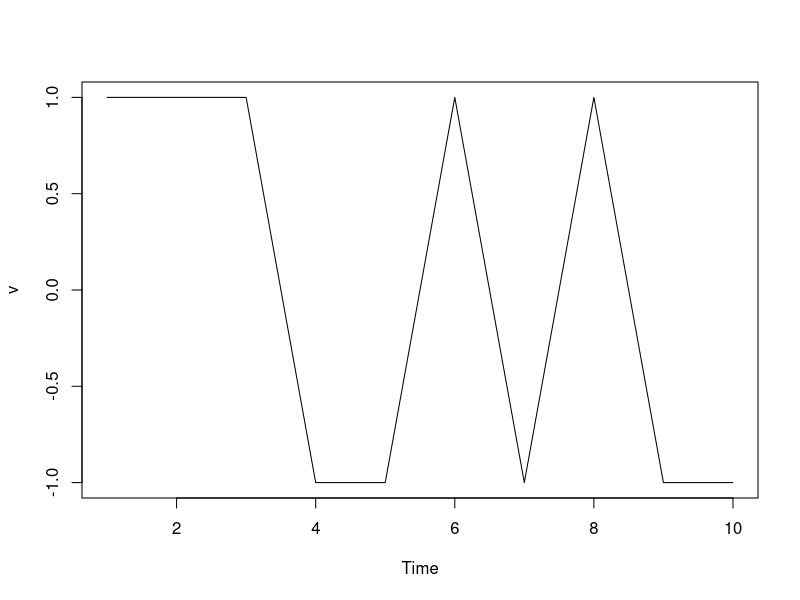
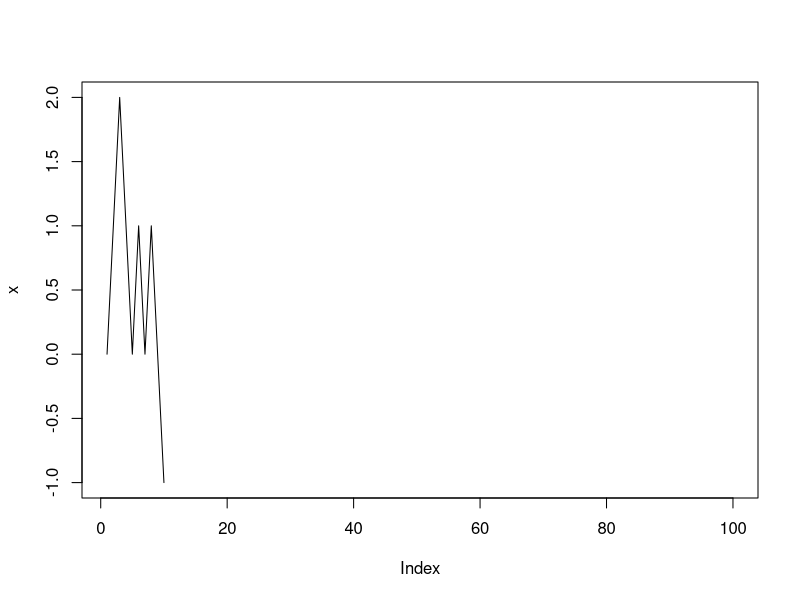
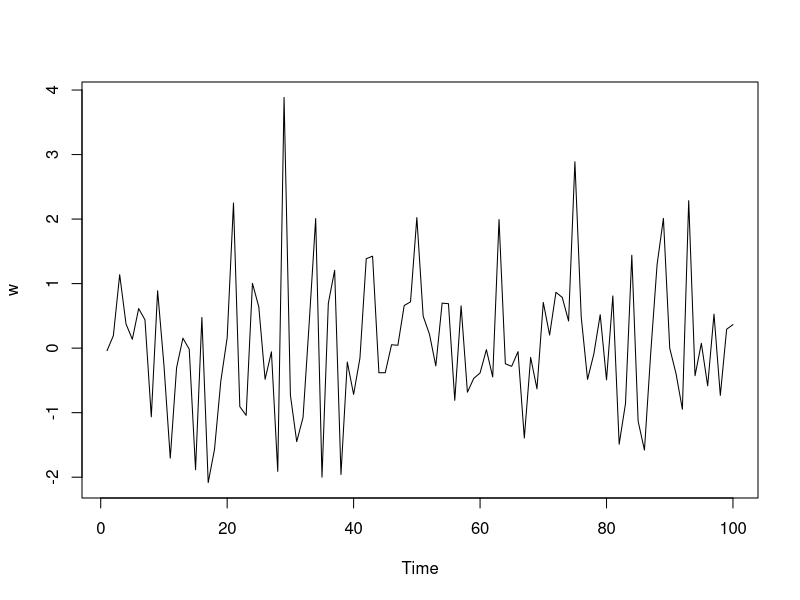
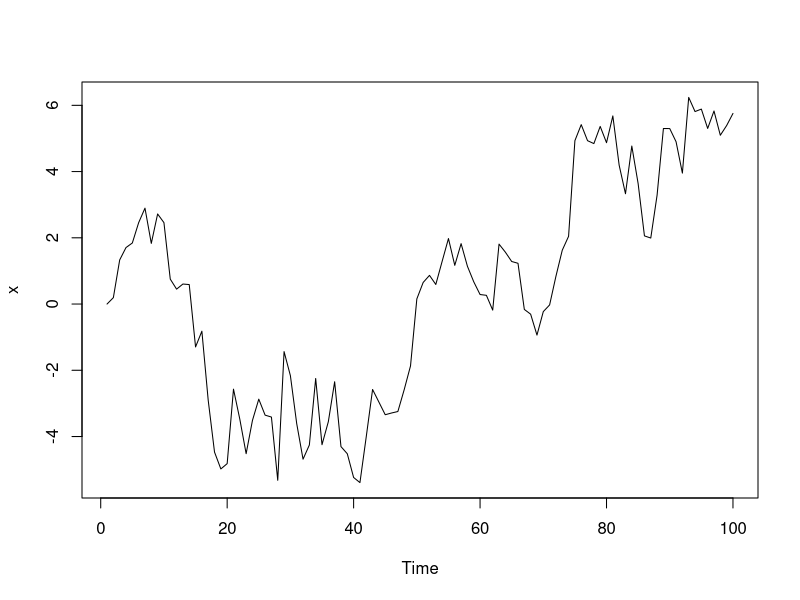
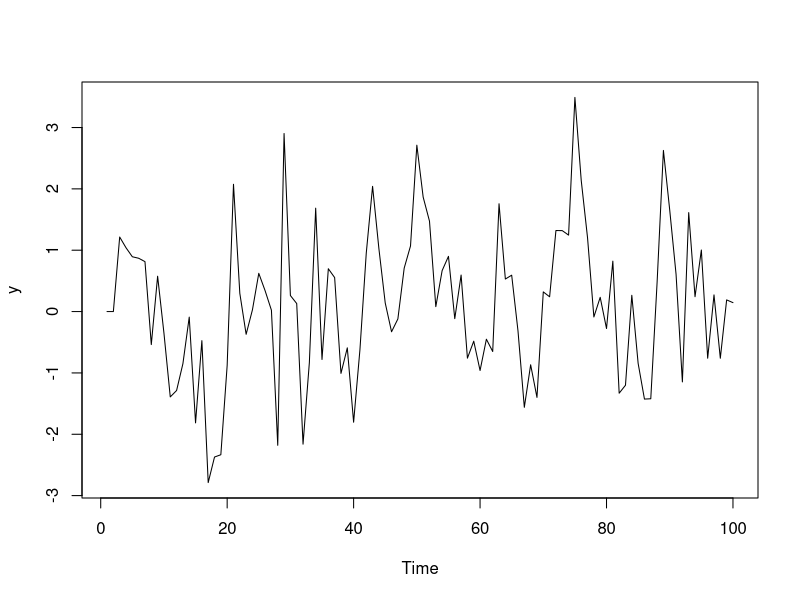
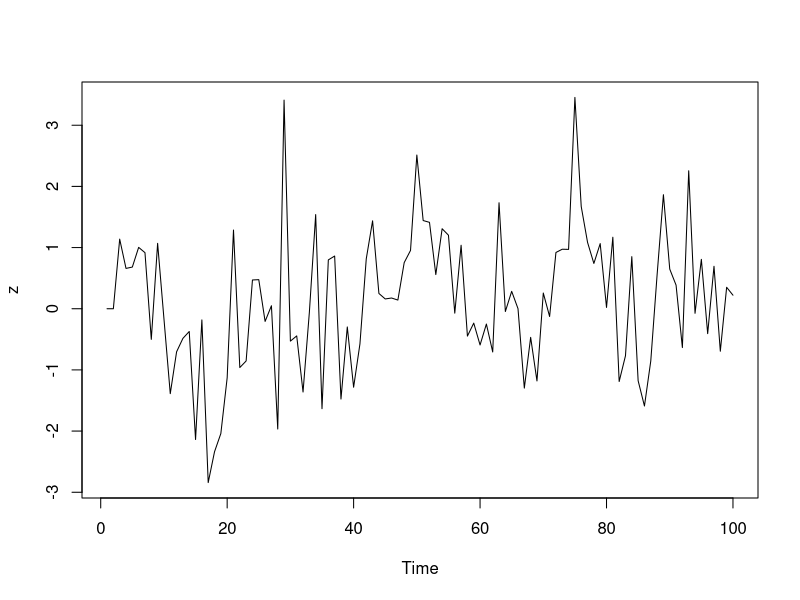
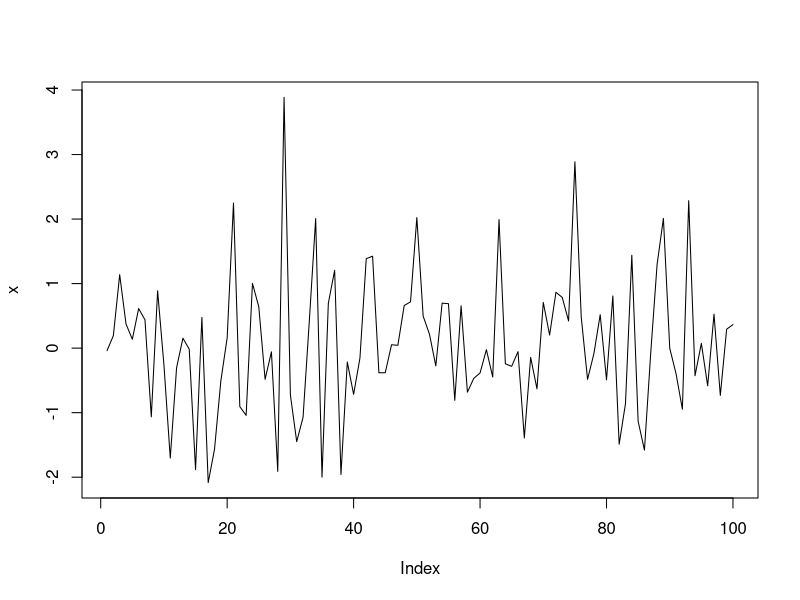
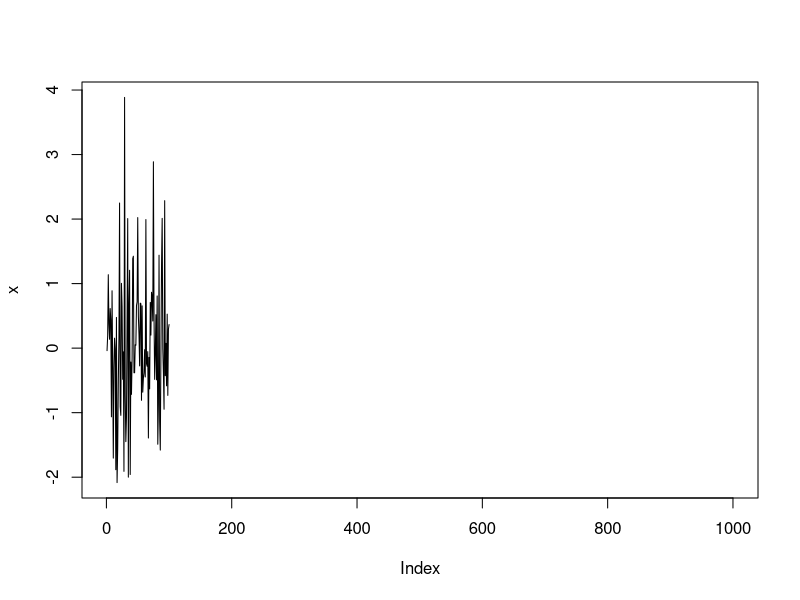

Reproduce these figures in R, in order.
## ---- chunk 1
knitr::opts_chunk$set(echo = TRUE)
## ---- chunk 2
library(dplyr)
## ---- chunk 3
v <- ts(sample(0:1,10, replace =TRUE)*2-1)
v
plot(v)

x<-numeric(100)
for (t in 2:100) {
  x[t]<-x[t-1]+v[t]
  
}

plot(x, type = 'l')


## ---- chunk 4
# Ruido blanco
w<-ts(rnorm(100))

plot(w)

# Caminata aleatoria
x <- ts(numeric(100))
for(t in 2:100)
  x[t]<-x[t-1] + w[t]

plot(x)

# MA
y <- ts(numeric(100))
for (t in 3:100) 
  y[t]<-1/2*w[t-1]+1/2*w[t-2]+w[t]
  
plot(y)

# Autoregresivo

z <- ts(numeric(100))
for (t in 3:100) 
  z[t]<-1/4*z[t-1]+1/3*z[t-2]+w[t]
  
plot(z)
## ---- chunk 5

x <- numeric(100)
for (t in 1:100) {
  x[t]<- w[t]  
  
}
plot(x, type = 'l')


## ---- chunk 6
x <- numeric(1000)
for (t in 1:1000) {
  x[t]<- w[t]  
  
}
plot(x, type = 'l')

## ---- chunk 7
x <- numeric(100)
for (t in 1:100) 
  x1<-x[t]<- w[t]  


  
mean(x1)
## ---- chunk 8

x <- numeric(100)
for (t in 2:100) {
  x[t]<- x[t-1] + w[t]  
  
}
plot(x, type = 'l')


## ---- chunk 9
x <- numeric(1000)
for (t in 2:1000) {
  x[t]<-x[t-1] + w[t]  
  
}
plot(x, type = 'l')

## ---- chunk 10
x <- numeric(100)
for (t in 2:100) {
  x[t]<- x[t-1] + w[t]  
  
}
mean(x[t])
## ---- chunk 11

x <- numeric(100)
for (t in 4:100) {
  x[t]<- (1/2)*w[t-3]-(1/3)*w[t-2]-(1/4)*w[t-1]+w[t]
  
}
plot(x, type = 'l')


## ---- chunk 12
x <- numeric(1000)
for (t in 4:1000) 
  x[t]<- (1/2)*w[t-3]-(1/3)*w[t-2]-(1/4)*w[t-1]+ w[t]
plot(x, type = 'l')

## ---- chunk 13
x <- numeric(100)
for (t in 4:100) {
  x[t]<- w[t]  
  
}
mean(x[t])
## ---- chunk 14

x <- numeric(100)
for (t in 2:100) {
  x[t]<- -(1/2)*x[t-1] + w[t]
  
}
plot(x, type = 'l')


## ---- chunk 15
x <- numeric(1000)
for (t in 4:1000) 
  x[t]<- -(1/2)*x[t-1] + w[t]
plot(x, type = 'l')

## ---- chunk 16
x <- numeric(100)
for (t in 4:100) {
  x[t]<- -(1/2)*x[t-1] + w[t]
  
}
mean(x[t])
## ---- chunk 17

x <- numeric(100)
for (t in 3:100) {
  x[t]<- x[t-1] - x[t-2] + w[t]
  
}
plot(x, type = 'l')


## ---- chunk 18
x <- numeric(1000)
for (t in 3:1000) 
  x[t]<- x[t-1] - x[t-2] + w[t]
plot(x, type = 'l')

## ---- chunk 19
x <- numeric(100)
for (t in 3:100) {
  x[t]<- x[t-1] - x[t-2] + w[t]
  
}
mean(x[t])
## ---- chunk 20

x <- numeric(100)
for (t in 3:100) {
  x[t]<- (1/2)*x[t-1] - (1/2)*x[t-2] + w[t]
  
}
plot(x, type = 'l')


## ---- chunk 21
x <- numeric(1000)
for (t in 3:1000) 
  x[t]<- (1/2)*x[t-1] - (1/2)*x[t-2] + w[t]
plot(x, type = 'l')

## ---- chunk 22
x <- numeric(100)
for (t in 4:100) {
  x[t]<- (1/2)*x[t-1] - (1/2)*x[t-2] + w[t]
  
}
mean(x[t])
